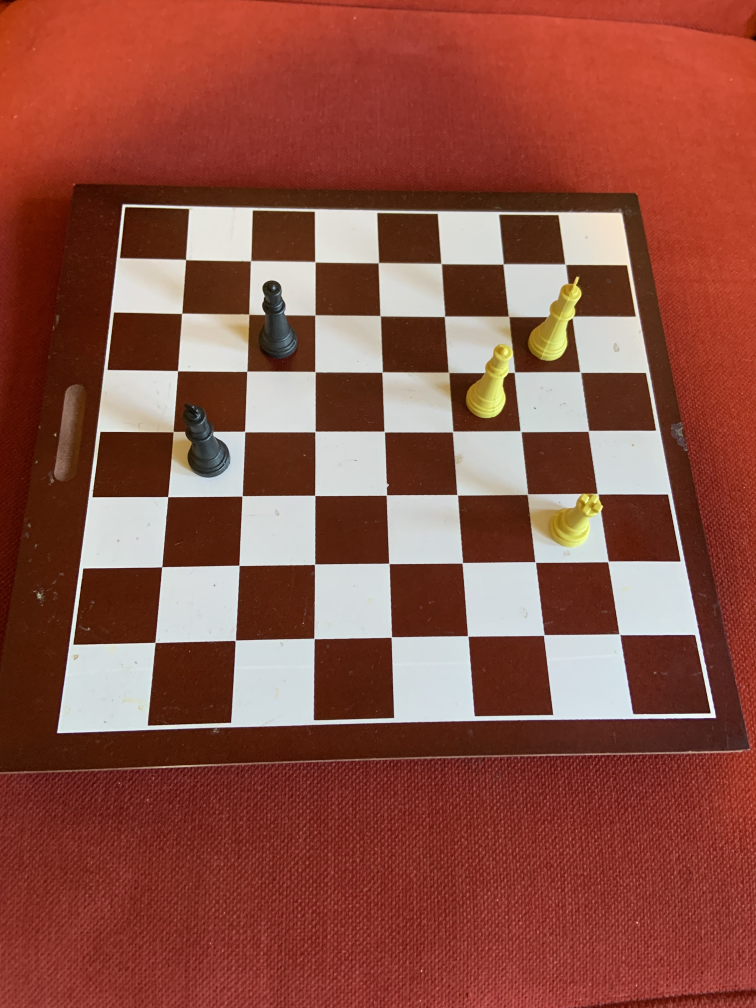
#> input picture ChessImages/board2.jpeg, 3024 x 4032 px (shown at 1/4 size)
$ python buildTraining.py
#> lines starting #> are read from the running program, lines starting #| are printed output that depends on the picture; after the words box and inside, x2 and y2 are one past the last pixel; in counts of white or black regions, pixels touching at a corner belong together
#> further down, frame is the input picture: shape (4032, 3024, 3); mean B, G, R 67.8, 80.7, 141.6
import cv2
import numpy as np
from keras.preprocessing.image import ImageDataGenerator, array_to_img, img_to_array, load_img
from numpy import pi
from os import listdir
from os.path import isfile, join

AUGMENTATION_LIMIT = 4
CANNY_LOW = 0  # 100
CANNY_HIGH = 155 # 255

# [57 lines left out: functions trimLines, augmentImage, addLines, not called in this run]


def getBoardPerspective(frame, corners, tcorners):
    h, status = cv2.findHomography(corners, tcorners)
    pframe = cv2.warpPerspective(frame, h, (frame.shape[1], frame.shape[0]))
    return pframe


def processFrame(frame, tresholding):
    # Convert to Grayscale
#> called with tresholding = 1
    mod_frame = cv2.cvtColor(frame, cv2.COLOR_BGR2GRAY)
    # Apply Gaussian Blur to reduce noise
    mod_frame = cv2.GaussianBlur(mod_frame, (5, 5), 0)  # Alternative: cv2.medianBlur(img,5)
    if tresholding:
        # Apply Canny Edge Detection
        mod_frame = cv2.Canny(mod_frame, CANNY_LOW, CANNY_HIGH, L2gradient=True)
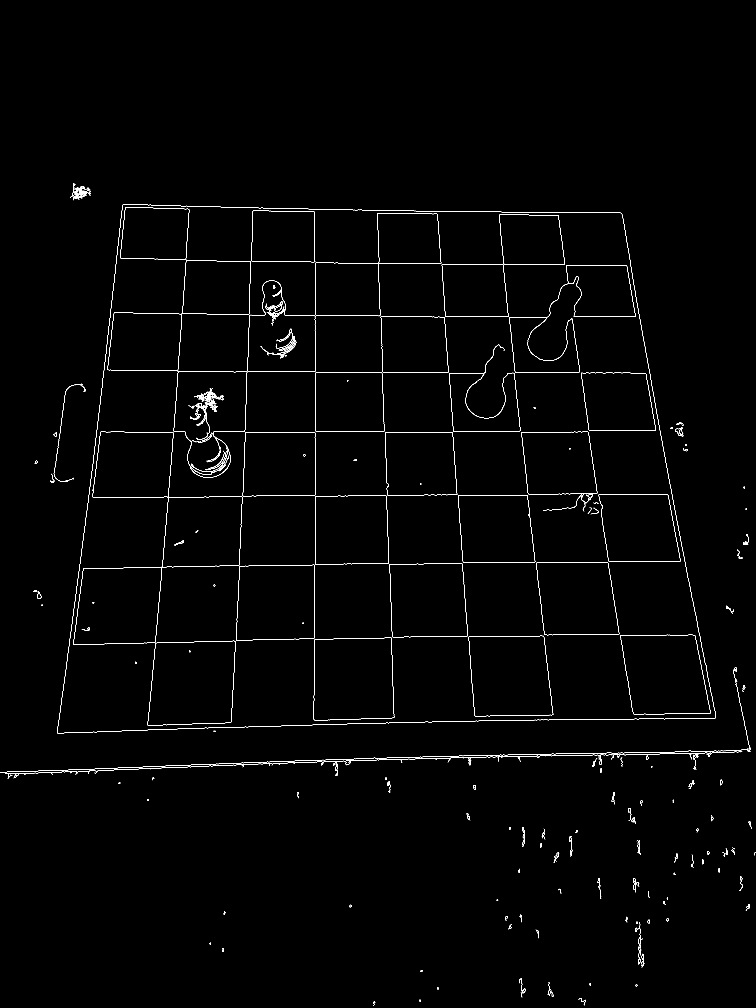
#> mod_frame: shape (4032, 3024) (shown at 1/4 size); 0.54% white in thin lines or dots, all inside (x1, y1, x2, y2) = (0, 733, 3024, 4024)
    else:
        mod_frame = cv2.threshold(mod_frame, 128, 255, cv2.THRESH_BINARY | cv2.THRESH_OTSU)[1]
    return mod_frame


# Calculate Contour of board for Perspective Transform
def getContours(contour_frame):
    ret, thresh = cv2.threshold(contour_frame, 0, 255, cv2.THRESH_BINARY)
    contours, _ = cv2.findContours(thresh, cv2.RETR_TREE, cv2.CHAIN_APPROX_SIMPLE)
#> contours = 354 contours, 159 with area under 20; largest, box (x1, y1, x2, y2) and area: (228, 816, 2864, 2933) 4740897, (228, 816, 2864, 2933) 4740878, (591, 2563, 942, 2903) 107240, (591, 2563, 942, 2903) 107236, (1254, 2551, 1577, 2881) 101312
    return contours


def processAndSaveImage(frame, filename='./Training/board.jpeg'):
    # Apply Grayscale, GBlur, and Canny
    contour_frame = processFrame(frame, 1)
    contours = getContours(contour_frame)
    maxContour = sorted(contours, key=cv2.contourArea, reverse=True)[0]
#> maxContour = contour of 1826 points, box (x1, y1, x2, y2) (228, 816, 2864, 2933), area 4740897

    # Get Board Corners
    perim = cv2.arcLength(maxContour, True)
#> perim = 9143.2
    epsilon = 0.02*perim
#> epsilon = 182.9
    approxCorners = np.asarray(cv2.approxPolyDP(maxContour, epsilon, True)).reshape(-1, 2)
#> approxCorners = [[490, 820], [229, 2932], [2863, 2870], [2484, 852]]
    pts_dst = np.array([[3024, 0.0], [3024, 4032], [0, 4032], [0.0, 0.0]])
    # pts_dst = np.array([[0.0, 0.0], [3024, 0.0], [3024, 4032], [0, 4032]]) FOR NO ROTATION

    # Warps Perspective and Resizes to (640, 640)
    perspective_frame = getBoardPerspective(frame, approxCorners, pts_dst)
#> in getBoardPerspective, `h, status = cv2.findHomography(corners, tcorners)`: h = [[-1.72, 0.323, 3998.4], [-0.046, 2.87, -2329.1], [-2.41e-05, 0.000174, 1]]; status = [1, 1, 1, 1]
#> in getBoardPerspective, `pframe = cv2.warpPerspective(frame, h, (frame.shape[1], frame.shape[0]))`:
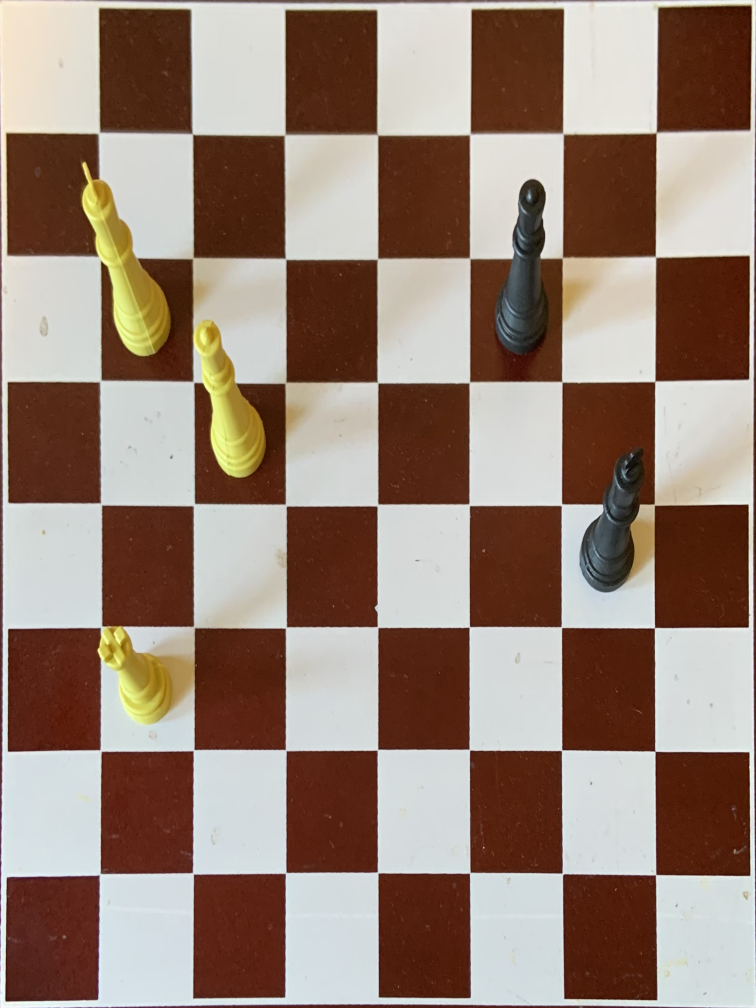
#> pframe: shape (4032, 3024, 3) (shown at 1/4 size); mean B, G, R 117.3, 130.1, 151.2
    perspective_frame = cv2.resize(perspective_frame, (640, 640), interpolation=cv2.INTER_AREA)
    cv2.imwrite("./Training/WarpedImage.jpg", perspective_frame)

    contour_frame = processFrame(perspective_frame, 0)  # Uses Binary instead of Canny Edge Detection
#> call 2 of processFrame, with tresholding = 0
#> in processFrame (call 2), `mod_frame = cv2.cvtColor(frame, cv2.COLOR_BGR2GRAY)`:
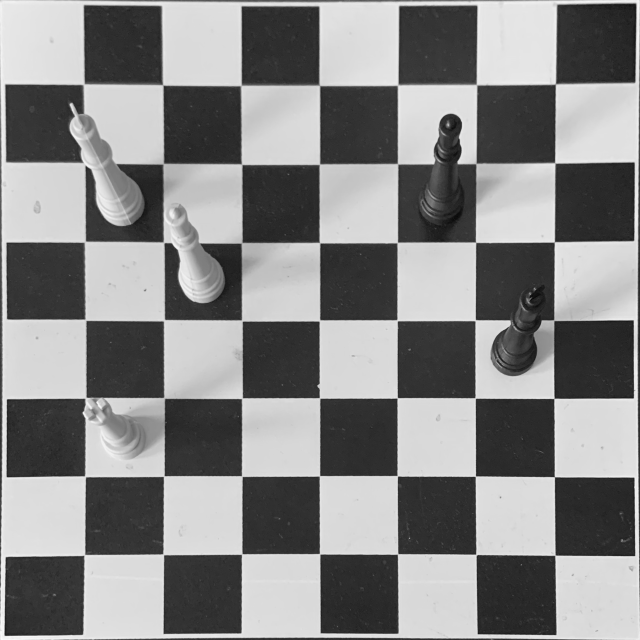
#> mod_frame: shape (640, 640); min 9, max 252, mean 135
#> in processFrame (call 2), `mod_frame = cv2.threshold(mod_frame, 128, 255, cv2.THRESH_BINARY | cv2..`:
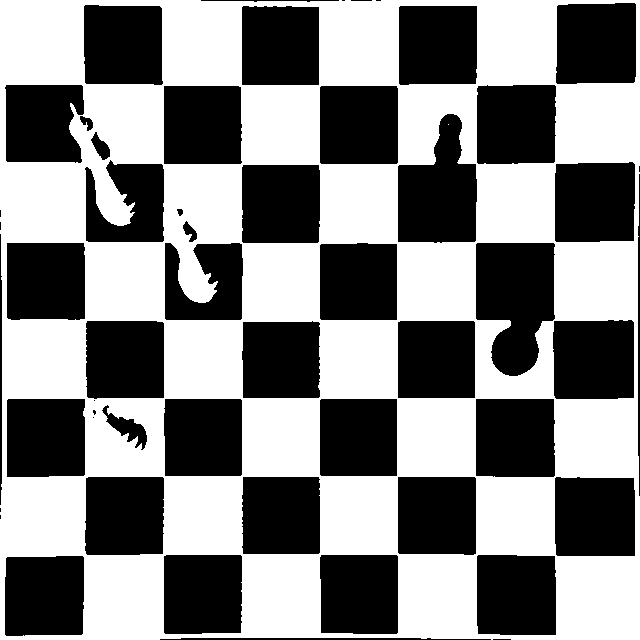
#> mod_frame: shape (640, 640); 52% white; 53 black regions (11 under 20 px)
    cv2.imwrite("./Training/Warped&Processed.jpg", contour_frame)
    contours = getContours(contour_frame)
#> in getContours (call 2), `contours, _ = cv2.findContours(thresh, cv2.RETR_TREE, cv2.CHAIN_APPROX..`: contours = 42 contours, 4 with area under 20; largest, box (x1, y1, x2, y2) and area: (0, 0, 640, 640) 406496, (475, 242, 556, 377) 8346, (397, 113, 478, 244) 7378, (555, 2, 637, 85) 6432, (552, 319, 635, 400) 6407
    # rect = cv2.boundingRect(maxContour)
    # maxX, maxY, maxW, maxH = rect
    imageCounter = 0
    croppedImages = []
    for cnt in contours:
        rect = cv2.boundingRect(cnt)
        x, y, w, h = rect

        if 6000 <= w*h <= 12800:  # Greater than the size of an empty square and less than 2 squares
            # Create cropped image
            mask = perspective_frame[y:y+h, x:x+w]
            mask = cv2.resize(mask, (80, 80), interpolation=cv2.INTER_AREA)  # Create Uniform image size for TF input
            croppedImages.append(mask)
            # Draw bounding box and centroid to image
            cv2.rectangle(perspective_frame, (x, y), (x+w, y+h), (255, 0, 255), 2)
            # Draw center coordinate in bounding box
            centerCoord = (int(x+(w/2)), int(y+(h/2)))
            cv2.circle(perspective_frame, centerCoord, 4, (255, 0, 255), thickness=2)
#> this loop made 42 passes
#> (x, y, w, h, centerCoord) on passes 2, 3, 4, 5, 6, 7, 8, 9, 14, 15, 16, 17: (4, 555, 81, 82, (44, 596)), (476, 554, 81, 82, (516, 595)), (319, 554, 80, 81, (359, 594)), (163, 554, 80, 81, (203, 594)), (554, 476, 82, 81, (595, 516)), (397, 476, 80, 80, (437, 516)), (241, 476, 80, 79, (281, 515)), (84, 476, 81, 80, (124, 516)), (475, 398, 81, 80, (515, 438)), (319, 398, 79, 79, (358, 437)), (163, 398, 80, 79, (203, 437)), (6, 398, 80, 80, (46, 438))
#> (x, y, w, h) on passes 1, 11, 12, 26, 27, 31: (0, 0, 640, 640), (92, 409, 5, 7), (101, 404, 47, 47), (182, 220, 16, 23), (176, 208, 8, 9), (90, 131, 21, 30)
#> pass 2, in processAndSaveImage, `mask = perspective_frame[y:y+h, x:x+w]`:
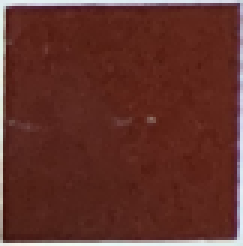
#> mask: shape (82, 81, 3) (shown 3 times larger); mean B, G, R 42.1, 49.6, 97.5
#> pass 3, in processAndSaveImage, `mask = perspective_frame[y:y+h, x:x+w]`:
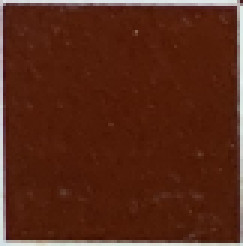
#> mask: shape (82, 81, 3) (shown 3 times larger); mean B, G, R 24.2, 41, 87.3
#> after the loop:
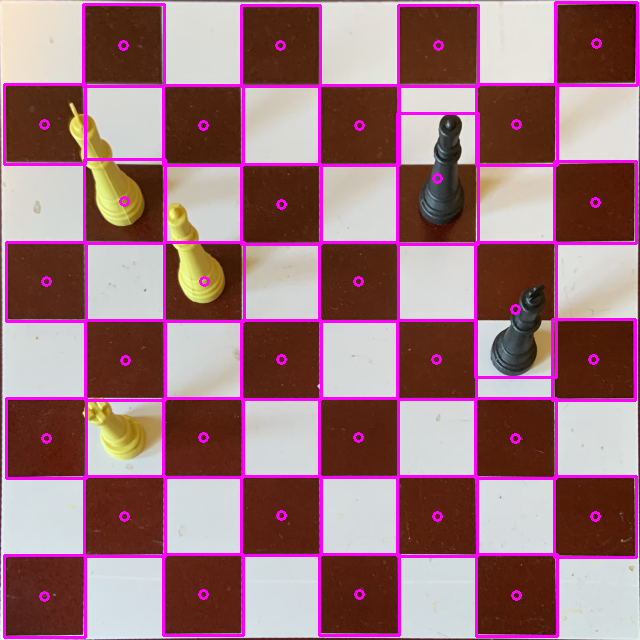
#> perspective_frame: shape (640, 640, 3); mean B, G, R 123.9, 115.7, 156.4
#> after the loop, croppedImages = 32 items

    # for i, img in enumerate(croppedImages):
    #     cv2.imwrite(f'./Training/piece{i}.jpeg', img)

    print('Writing image ' + filename)
    cv2.imwrite(filename, perspective_frame)

if __name__ == "__main__":
    # [18 lines of commented-out code are left out]
    frame = cv2.imread('./ChessImages/board2.jpeg')
    processAndSaveImage(frame, './Training/board1.jpeg')
